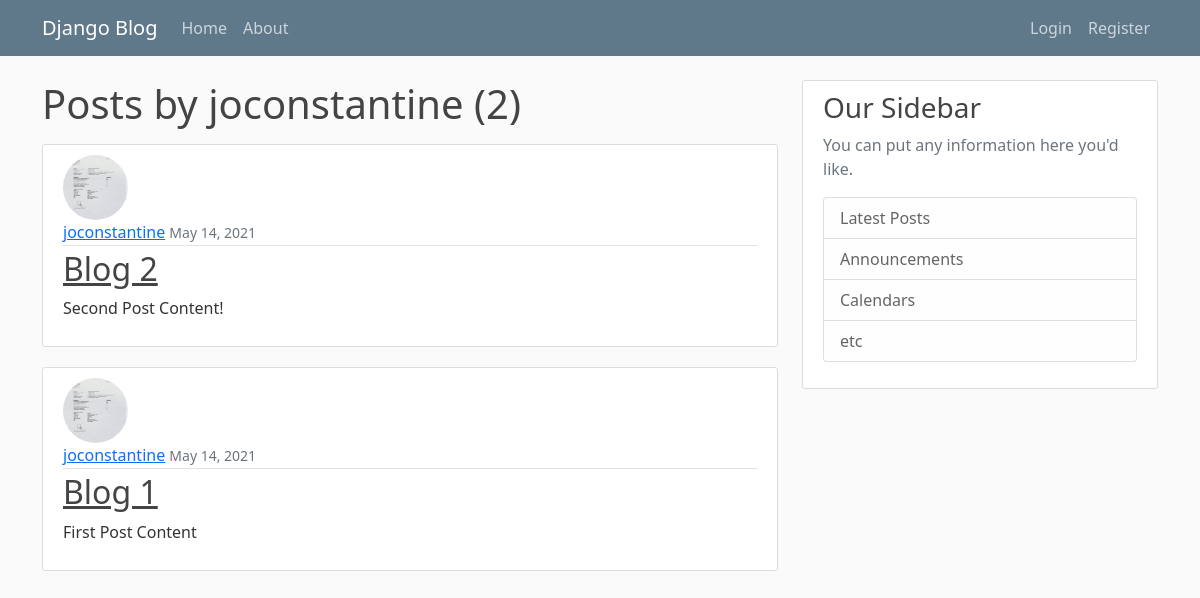
The page /user/joconstantine on the database as committed earlier.
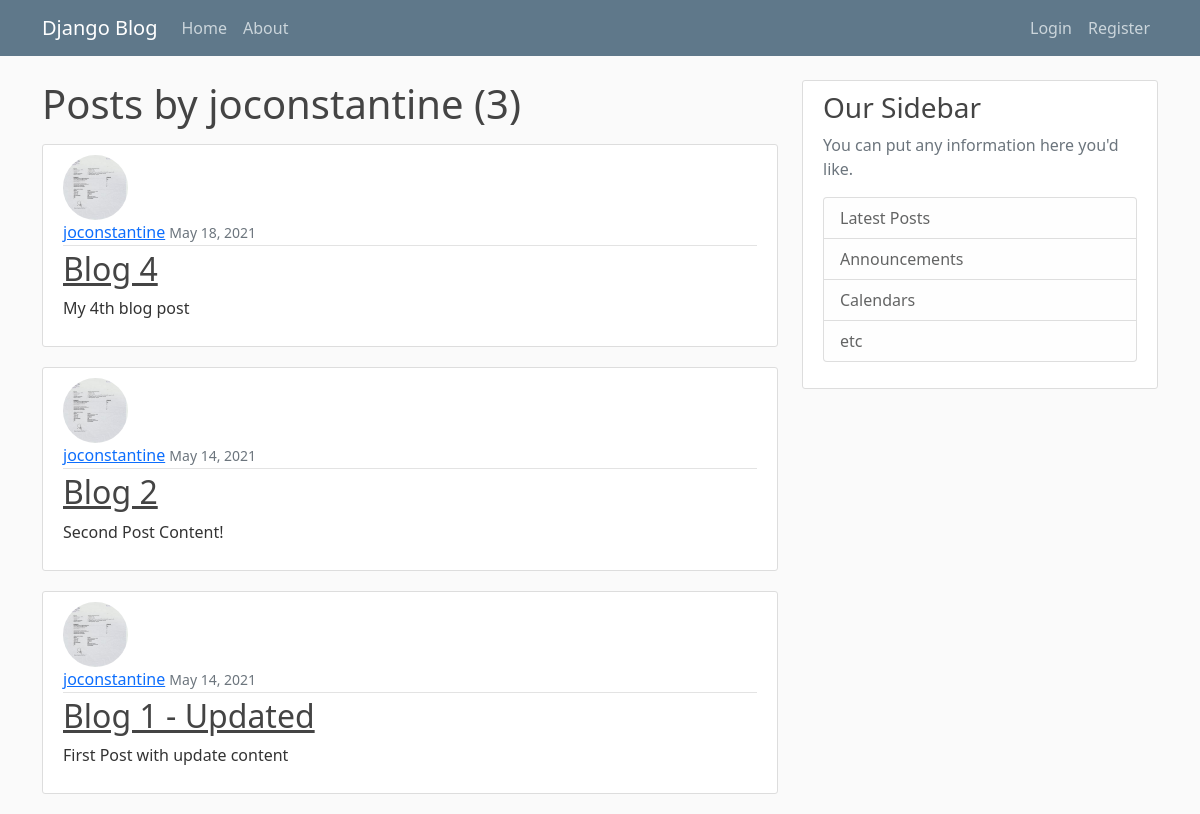
The same page on the database as committed later.
### blog/models.py (models this page shows, shortened)
class Post(BaseModel):
    title = models.CharField(max_length=100)
    content = models.TextField()
    date_posted = models.DateTimeField(default=timezone.now)  # default value
    author = models.ForeignKey(User, on_delete=models.CASCADE)

### users/models.py (models this page shows, shortened)
class Profile(BaseModel):
    user: User = models.OneToOneField(User, on_delete=models.CASCADE)  # if user is deleted, delete the profile (1-way)
    image = models.ImageField(default='default.jpg', upload_to='profile_pics')

### blog/views.py (the view)
# urls.py: path('user/<str:username>', UserPostListView.as_view(), name='user-posts'),
class UserPostListView(ListView):
    model = Post
    template_name = 'blog/user_posts.html'  # <app>/<model>_<viewtype>.html
    context_object_name = 'posts'
    paginate_by = 5
    def get_queryset(self):
        user = get_object_or_404(User, username=self.kwargs.get('username'))
        return Post.objects.filter(author=user).order_by('-date_posted')

### blog/templates/blog/user_posts.html (shortened to what this page needs)
{% extends "blog/base.html" %}
{% block content %}
    <h1 class="mb-3">Posts by {{ view.kwargs.username }} ({{ page_obj.paginator.count }})</h1>
    {% for post in posts %}
        <article class="media content-section">
            <img src="{{ post.author.profile.image.url }}" class="rounded-circle article-img">
            <div class="media-body">
                <div class="article-metadata">
                    <a class="mr-2" href="{% url 'user-posts' post.author.username %}">{{ post.author }}</a>
                    <small class="text-muted">{{ post.date_posted | date:'F d, Y' }}</small>
                </div>
                <h2><a class="article-title" href="{% url 'post-detail' post.pk %}">{{ post.title }}</a></h2>
                <p class="article-content">{{ post.content }}</p>
            </div>
        </article>
    {% endfor %}
{% endblock content%}

Rows that differ between the two databases and show on the page:
added Post: author.profile.image (picture), author "joconstantine", date_posted "May 18, 2021", title "Blog 4", content "My 4th blog post"
changed Post: title "Blog 1" → "Blog 1 - Updated"; content "First Post Content" → "First Post with update content"
Other text that changed with them:
{{ page_obj.paginator.count }}: "2" → "3"
